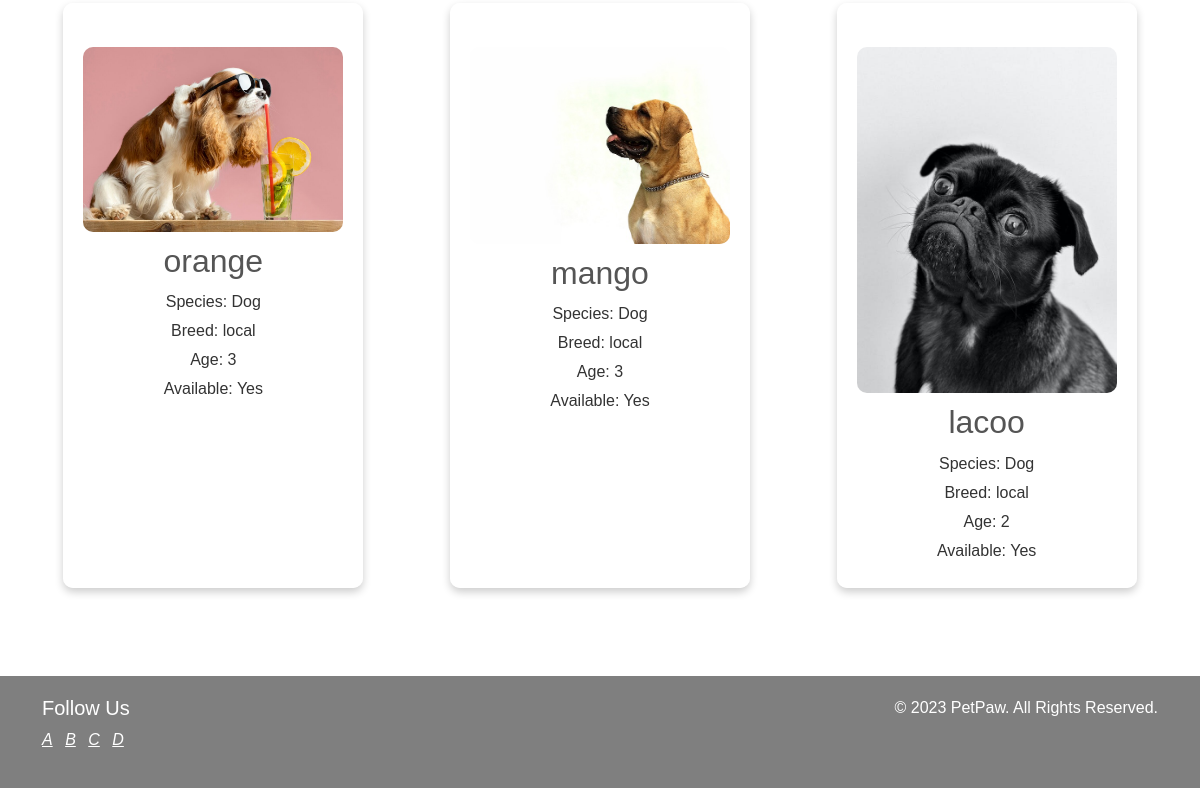
The app's page /pets/ (lower part), older data.
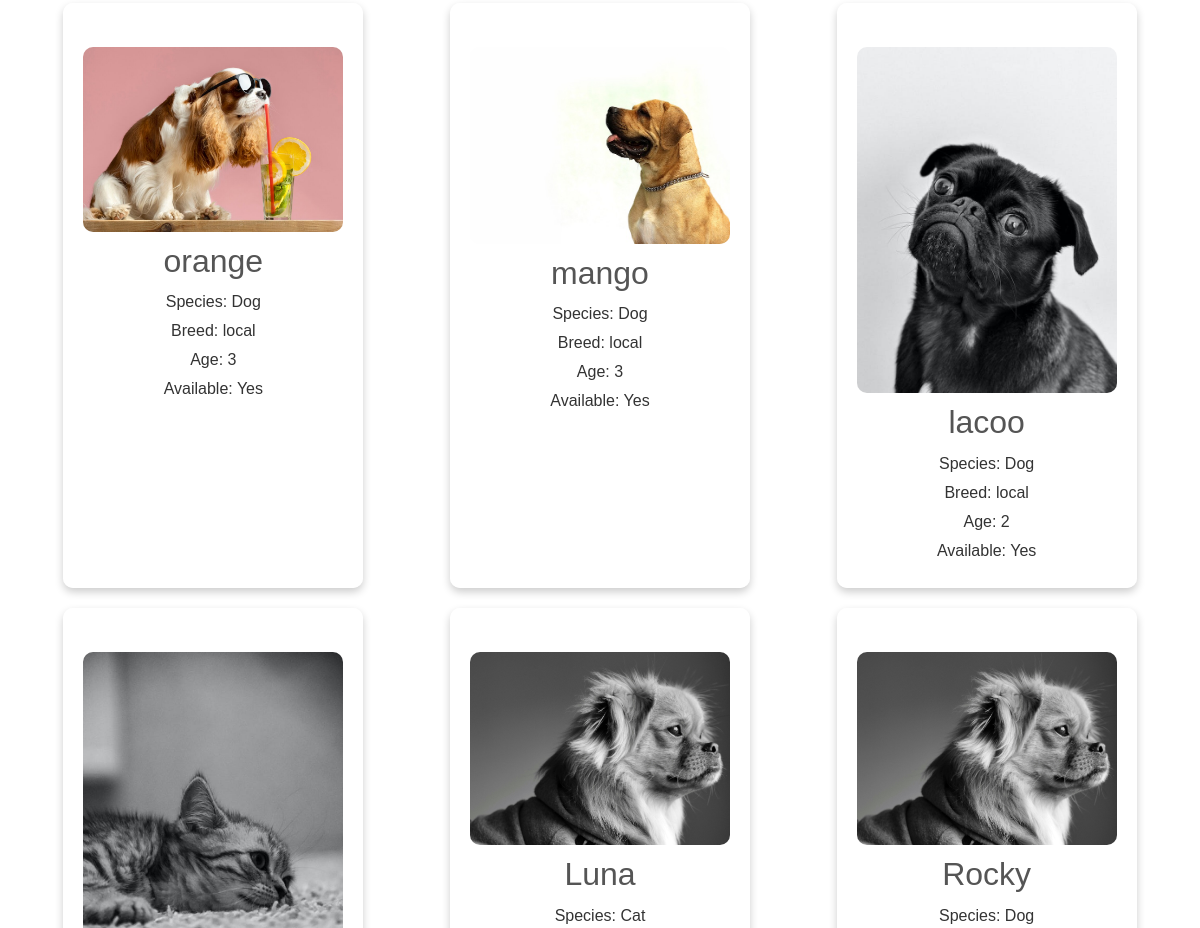
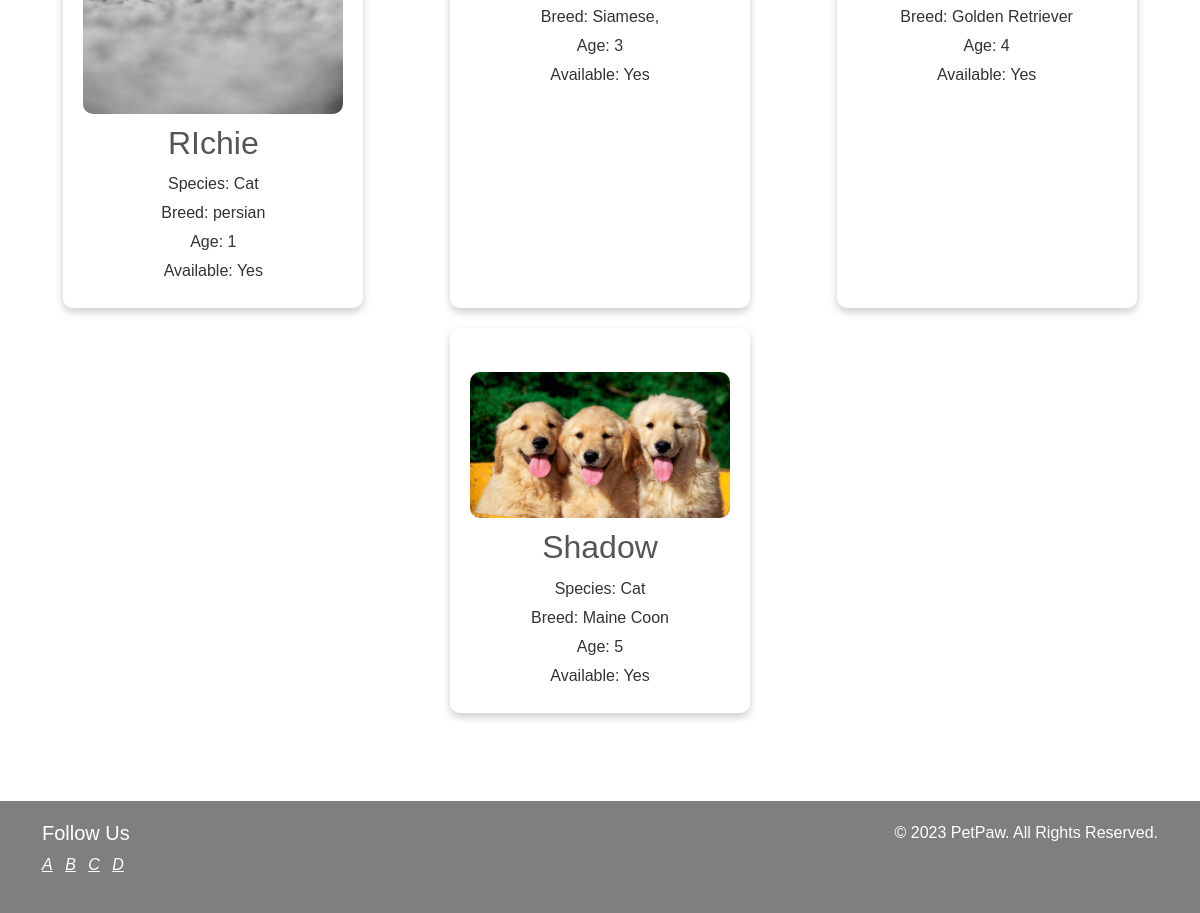
The same page, newer data (2 pictures, top to bottom).
### pets/models.py (models this page shows, shortened)
class Pet(models.Model):
    SPECIES_CHOICES = (
        ('Dog', 'Dog'),
        ('Cat', 'Cat'),
        ('Other', 'Other'),
    )
    name = models.CharField(max_length=100)
    species = models.CharField(max_length=50, choices=SPECIES_CHOICES)
    breed = models.CharField(max_length=100)
    age = models.IntegerField()
    available = models.BooleanField(default=True)
    description = models.TextField(blank=True)
    image = models.ImageField(upload_to='pets/', blank=True)

### pets/views.py (the view)
# urls.py: path('pets/', views.pet_list, name='pet_list'),
def pet_list(request):
    pets = Pet.objects.all()
    return render(request, 'pet_list.html', {'pets': pets})

### templates/pet_list.html (shortened to what this page needs)
{% extends 'base.html' %}
{% load static %}
{% block content %}
</head>
<body>
    <main>
        {% for pet in pets %}
        <li class="lii">
            <a href="{% url 'pet_detail' pk=pet.pk %}"><img src="{{ pet.image.url }}"></a>
            <div class="pet-info">
                <h2>{{ pet.name }}</h2>
                <p>Species: {{ pet.species }}</p>
                <p>Breed: {{ pet.breed }}</p>
                <p>Age: {{ pet.age }}</p>
                <p>Available: {% if pet.available %}Yes{% else %}No{% endif %}</p>
            </div>
        </li>
        {% endfor %}
    </main>
    <br>
    <br>
{% endblock %}

### templates/base.html (shortened to what this page needs)
{% load static %}
<!DOCTYPE html>
<html lang="en">
<head>
    <link href="https://cdn.jsdelivr.net/npm/bootstrap@5.3.3/dist/css/bootstrap.min.css" rel="stylesheet">
</head>
<body>
    {% block content %}{% endblock %}
    <footer class="footer" style="background-color: rgba(0, 0, 0, 0.5); color: #ffffff; padding: 20px 0;">
        <div class="container">
            <div class="row">
                <div class="col-md-6">
                    <h5>Follow Us</h5>
                    <ul class="list-inline">
                        <li class="list-inline-item"><a href="#" class="text-white"><i class="bi bi-facebook">A</i></a></li>
                        <li class="list-inline-item"><a href="#" class="text-white"><i class="bi bi-twitter">B</i></a></li>
                        <li class="list-inline-item"><a href="#" class="text-white"><i class="bi bi-instagram">C</i></a></li>
                        <li class="list-inline-item"><a href="#" class="text-white"><i class="bi bi-linkedin">D</i></a></li>
                    </ul>
                </div>
                <div class="col-md-6 text-md-end">
                    &copy; 2023 PetPaw. All Rights Reserved.
                </div>
            </div>
        </div>
    </footer>
</body>
</html>

### templates/base.html (style rules this page uses)
.footer { margin :0 ; }

Row changes from the older to the newer data that the page shows:
added Pet: image (picture), name "RIchie", species "Cat", breed "persian", age "1", available "Yes"
added Pet: image (picture), name "Luna", species "Cat", breed "Siamese,", age "3", available "Yes"
added Pet: image (picture), name "Rocky", species "Dog", breed "Golden Retriever", age "4", available "Yes"
added Pet: image (picture), name "Shadow", species "Cat", breed "Maine Coon", age "5", available "Yes"
